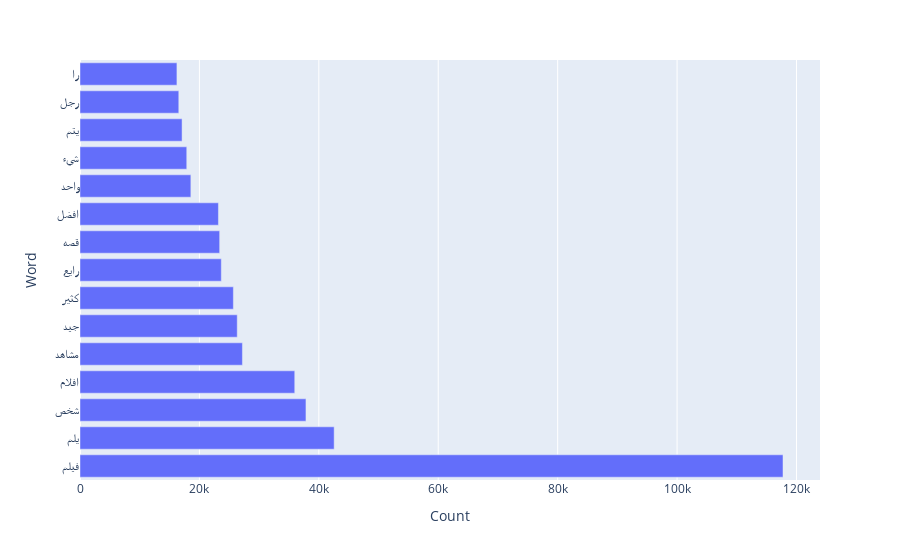

Write notebook code for a chart like this one.
### Code cell
fig = px.bar(MostFrequentWordDF, y='Word', x='Count',  orientation='h')
fig.show()

### Figure 1 — Plotly figure (JSON) as saved in the notebook; plotly's stock layout.template omitted (floating-point values rounded to 4 significant figures)
{"data": [{"alignmentgroup": "True", "hovertemplate": "Count=%{x}<br>Word=%{y}<extra></extra>", "legendgroup": "", "marker": {"color": "#636efa", "pattern": {"shape": ""}}, "name": "", "offsetgroup": "", "orientation": "h", "showlegend": false, "textposition": "auto", "type": "bar", "x": [117741, 42568, 37845, 35967, 27203, 26335, 25687, 23667, 23393, 23184, 18567, 17881, 17095, 16546, 16234], "xaxis": "x", "y": ["فيلم", "يلم", "شخص", "افلام", "مشاهد", "جيد", "كثير", "رايع", "قصه", "افضل", "واحد", "سيء", "يتم", "رجل", "را"], "yaxis": "y"}], "layout": {"barmode": "relative", "legend": {"tracegroupgap": 0}, "margin": {"t": 60}, "xaxis": {"anchor": "y", "domain": [0, 1], "title": {"text": "Count"}}, "yaxis": {"anchor": "x", "domain": [0, 1], "title": {"text": "Word"}}}}
